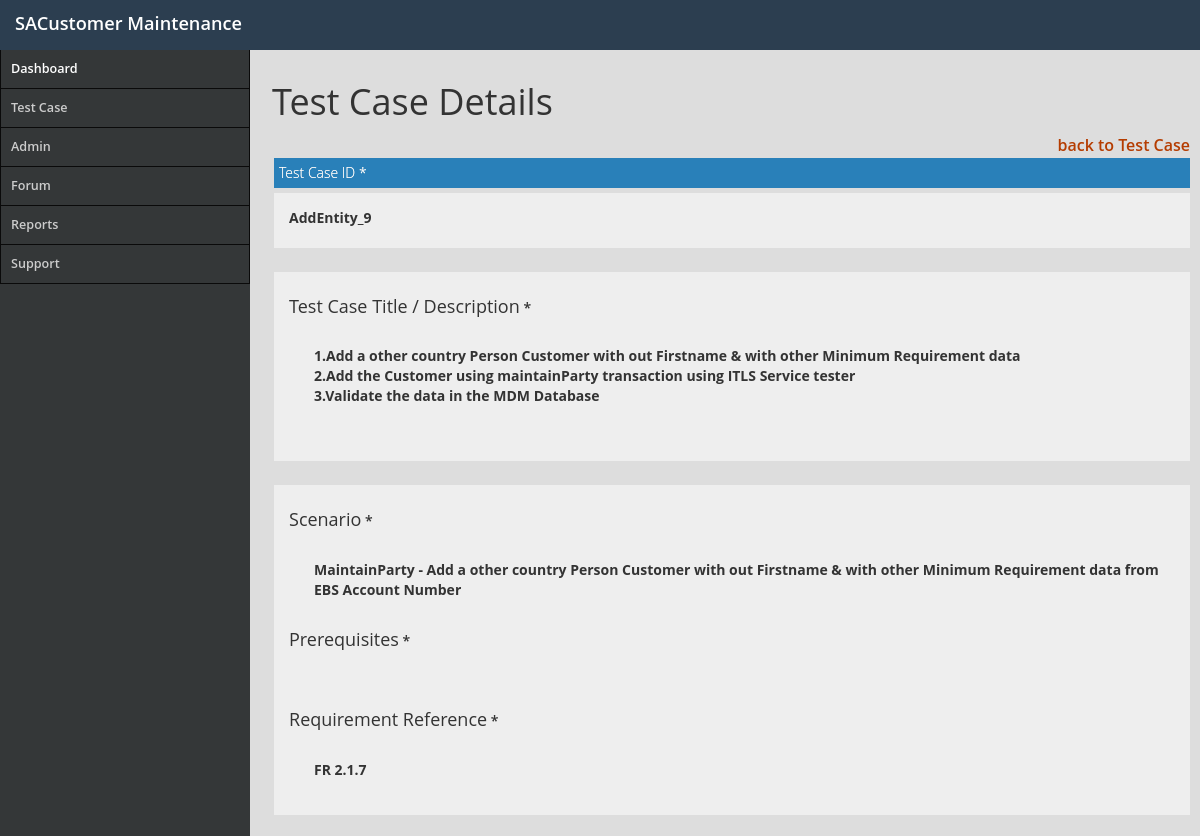
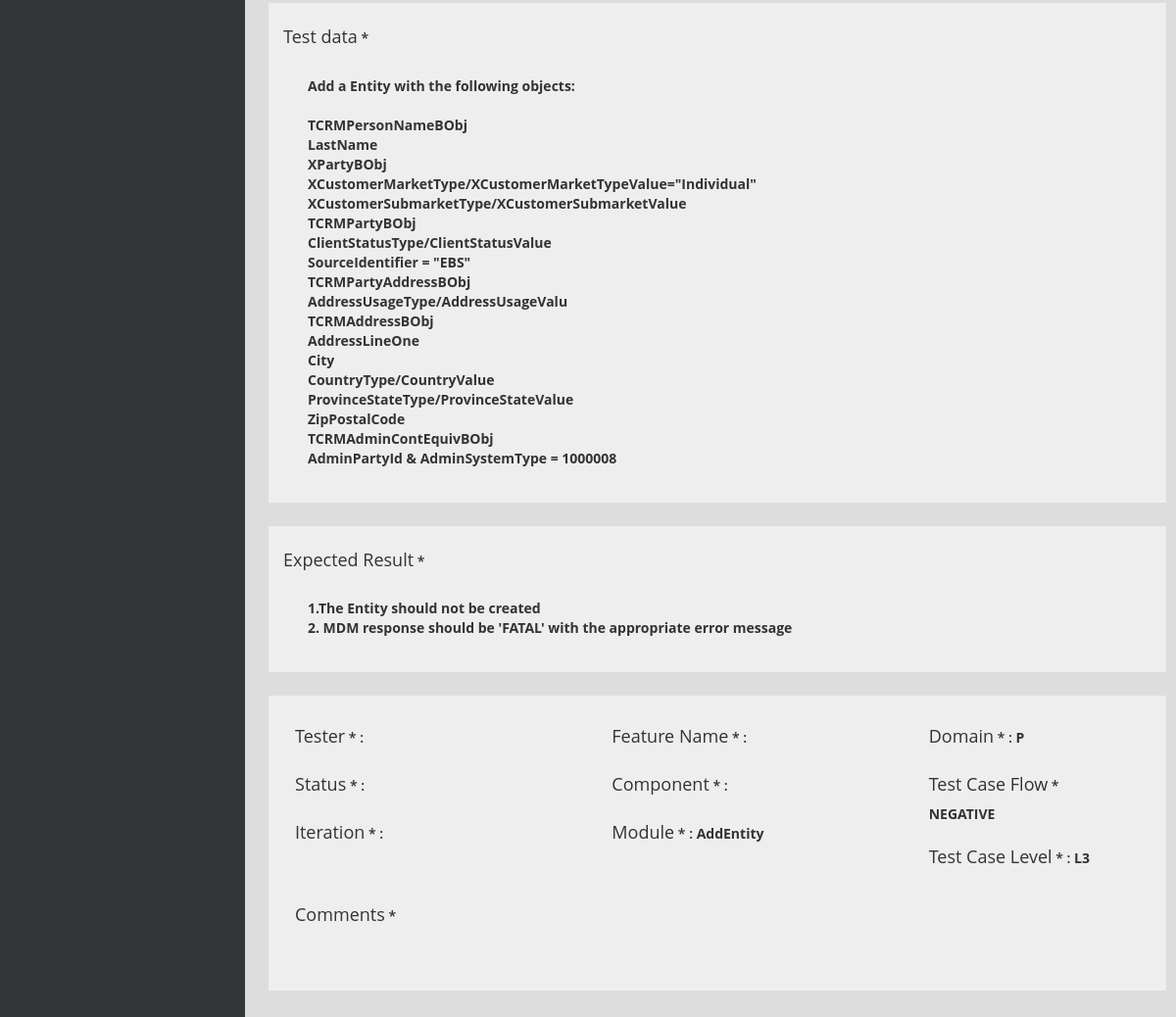
The app's page /view_testcase.php?Test_case_idpk=9 with its own data (2 pictures, top to bottom).
### tables this page shows
CREATE TABLE IF NOT EXISTS `testcases` (
  `Test_case_idpk` int(11) NOT NULL,
  `Component` varchar(255) NOT NULL,
  `Iteration` varchar(255) NOT NULL,
  `Feature_Name` text NOT NULL,
  `Module` varchar(120) DEFAULT NULL,
  `TC_Prerequisites` varchar(500) DEFAULT NULL,
  `Test_Case_ID` varchar(250) DEFAULT NULL,
  `Scenario` varchar(2550) DEFAULT NULL,
  `Domain` varchar(255) DEFAULT NULL,
  `Test_Case_Description` varchar(4000) DEFAULT NULL,
  `Test_data` varchar(4000) DEFAULT NULL,
  `Expected_result` varchar(4000) DEFAULT NULL,
  `Tester` varchar(255) DEFAULT NULL,
  `Status` varchar(12) DEFAULT NULL,
  `Comments` varchar(4000) DEFAULT NULL,
  `Req_Ref` varchar(1200) DEFAULT NULL,
  `Test_Case_Flow` varchar(100) DEFAULT NULL,
  `Level` varchar(50) DEFAULT NULL
);

### view_testcase.php (the view, shortened to what this page needs)
<?php
if(isset($_GET['Test_case_idpk']))
{
 $sql_query="SELECT * FROM testcases WHERE Test_case_idpk=".$_GET['Test_case_idpk'];
 $result_set=mysql_query($sql_query);
 $fetched_row=mysql_fetch_array($result_set);
}
  ?>
<!DOCTYPE html PUBLIC "-//W3C//DTD XHTML 1.0 Transitional//EN" "http://www.w3.org/TR/xhtml1/DTD/xhtml1-transitional.dtd">
<html xmlns="http://www.w3.org/1999/xhtml">
<head>
  <link rel="stylesheet" href="css/bootstrap.css">
  <link rel="stylesheet" type="text/css" href="css/Body.css">
  <link rel="stylesheet" type="text/css" href="css/jquery.dataTables.css">
  <link rel="stylesheet" type="text/css" href="css/style.css"></link>
</head>
<body class="dt-example">
 <div class="content">
   <div class="row">
    <div class="col-sm-13 col-sm-offset-0">
     <h1>Test Case Details</h1>
     <div class="col-sm-11.5">
     <a class="dashlink" href="home_testcase.php">back to Test Case</a>
     </div>
     <form method="post">
      <div class="col-sm-11.5" id="box">
       <div class="box-top">Test Case ID <span class="asteriskField">
        *
      </span></div>
      <div class="box-panel">
        <label>  <?php echo nl2br($fetched_row['Test_Case_ID']); ?> </label>
      </div>
    </div>
    <div class="col-sm-11.5" id="box">
      <div class="box-panel">
       <label for="Scenario" class="h4">Test Case Title / Description </label>
       <span class="asteriskField">
        *
      </span>
      <div class="box-panel">
       <label>  <?php echo nl2br($fetched_row['Test_Case_Description']); ?></label>
     </div>
   </div>
 </div>
 <div class="col-sm-8.8" id="box">
   <div class="box-panel">
     <label for="Scenario" class="h4">Scenario</label>
     <span class="asteriskField">
      *
    </span>
    <div class="box-panel">
     <label>  <?php echo nl2br($fetched_row['Scenario']); ?> </label>
   </div>
   <label for="TC_Prerequisites" class="h4">Prerequisites</label>
   <span class="asteriskField">
    *
  </span>
  <div class="box-panel">
 </div>
 <label for="Req_Ref" class="h4">Requirement Reference</label>
 <span class="asteriskField">
  *
</span>
<div class="box-panel">
 <label>  <?php echo nl2br($fetched_row['Req_Ref']); ?></label>
</div>
</div>
</div>
<div class="col-sm-5.11" id="box">
 <div class="box-panel">
   <label for="Test_data" class="h4">Test data</label>
   <span class="asteriskField">
    *
  </span>
  <div class="box-panel">
   <label>  <?php echo nl2br($fetched_row['Test_data']); ?></label>
 </div>
</div>
</div>
<div class="col-sm-6.11" id="box">
 <div class="box-panel">
   <label for="Expected_result" class="h4">Expected Result</label>
   <span class="asteriskField">
    *
  </span>
  <div class="box-panel">
   <label>  <?php echo nl2br($fetched_row['Expected_result']); ?></label>
 </div>
</div>
</div>
  <div class="col-sm-4" id="box">
   <div class="box-panel">
    <div >
     <label for="Tester" class="h4">Tester</label>
     <span class="asteriskField">
      *
    </span> :
  </div>
  <div >
   <label for="Status" class="h4">Status</label>
   <span class="asteriskField">
    *
  </span> :
</div>
<div >
 <label for="Iteration" class="h4">Iteration</label>
 <span class="asteriskField">
  *
</span> :
</div>
</div>
</div>
<div class="col-sm-4" id="box">
 <div class="box-panel">
   <div >
     <label for="Feature_Name" class="h4">Feature Name</label>
     <span class="asteriskField">
      *
    </span> :
  </div>
  <div >
   <label for="Component" class="h4">Component</label>
   <span class="asteriskField">
    *
  </span> :
</div>
<div >
 <label for="Module" class="h4">Module</label>
 <span class="asteriskField">
  *
</span> :
<label>  <?php echo nl2br($fetched_row['Module']); ?></label>
</div>
</div>
</div>
<div class="col-sm-3" id="box">
  <div class="box-panel">
   <div >
     <label for="Domain" class="h4">Domain</label>
     <span class="asteriskField">
      *
    </span> :
    <label>  <?php echo nl2br($fetched_row['Domain']); ?></label>
  </div>
  <div >
   <label for="Test_Case_Flow" class="h4">Test Case Flow</label>
   <span class="asteriskField">
    *
  </span>
  <label>  <?php echo nl2br($fetched_row['Test_Case_Flow']); ?></label>
</div>
<div >
 <label for="Level" class="h4">Test Case Level</label>
 <span class="asteriskField">
  *
</span> :
<label>  <?php echo nl2br($fetched_row['Level']); ?></label>
</div>
</div>
</div>
<div class="col-sm-11.5 " id="box" >
  <div class="box-panel">
   <div >
    <label for="Comments" class="h4">Comments</label>
    <span class="asteriskField">
      *
    </span>
      <div class="box-panel">
  </div>
  </div>
</div>
<div>
<br/>
</form>
</div>
</div>
</div>
</body>
<link rel="stylesheet" href="css/bootstrap-datepicker3.css"/>
</html>

### css/style.css (style rules this page uses)
* { margin: 0; padding: 0; box-sizing: border-box; }
.row { margin-right: +1px; }
.row div { padding: 2; margin-left: +10px; margin-top: +5px; }
body { font-family: 'Open Sans'; background-color: #343738; }
.dashlink { padding-left: 20px; float: right; color: #B53C00; }
a { text-decoration: none; font-size:initial; padding-left: 5px; }
div#header { position: fixed; width: 100%; height: 50px; background-color: #2c3e50; margin: 0 auto; }
.logo { float: left; margin-top: 10px; margin-left: 10px; }
.logo a { font-size: 1.3em; color: #fff; }
div#container { padding-top: 50px; width: 100%; height: auto; margin: 0 auto; background-color: #343738; }
.sidebar { width: 250px; display: block; background-color: #343738; float: left; }
ul#nav li { list-style: none; }
ul#nav li a { color: #ccc; display: block; padding: 12px; }
ul#nav li a { color: #ccc; display: block; padding: 10px; font-size: 0.9em; border-bottom: 1px solid #0A0A0A; border-left: 1px solid #0A0A0A; border-right: 1px solid #0A0A0A; border-top: 0px solid #0A0A0A; -webkit-transition: 0.2s; -moz-transition: 0.2s; -o-transition:0.2s; transistion:0.2s; }
ul#nav li a.selected { color: #fff; }
.content { width: auto; height: auto; margin-left: 250px; background-color: #dddddd; padding: 5px; }
.content H1 { background-color: #dddddd; padding-left: 20px; }
div#box { margin-top: 15px; }
div#box .box-top { color: #fff; background-color: #2980b9; text-shadow: 0px 0px 0px #ddd; padding: 5px; font-weight: 300; }
div#box .box-panel { padding: 15px; background-color: #eee; border-bottom: 1px; color: #333; }
@media only screen and (min-width: 320px) { div#container { padding-top: 50px; width: 100%; height: auto; margin: 0 auto; background-color: #343738; } }

### css/Body.css (style rules this page uses)
body { font-family: "Helvetica Neue",Helvetica,Arial,sans-serif; font-size: 14px; line-height: 1.42857143; color: #333; background-color: #dddddd; font-weight: 600; }

### records on screen
testcases: Test_Case_ID "AddEntity_9", Test_Case_Description "1.Add a other country Person Customer with out Firstname & with other Minimum Requirement data 2.Add the Customer using maintainParty transaction using ITLS Service tester 3.Validate the data in the MDM Database", Scenario "MaintainParty - Add a other country Person Customer with out Firstname & with other Minimum Requirement data from EBS Account Number", Req_Ref "FR 2.1.7", Test_data "Add a Entity with the following objects: TCRMPersonNameBObj LastName XPartyBObj XCustomerMarketType/XCustomerMarketTypeValue=\"Individual\" XCustomerSubmarketType/XCustomerSubmarketValue TCRMPartyBObj ClientStatusType/ClientStatusValue SourceIdentifier = \"EBS\" TCRMPartyAddressBObj AddressUsageType/AddressUsageValu TCRMAddressBObj AddressLineOne City CountryType/CountryValue ProvinceStateType/ProvinceStateValue ZipPostalCode TCRMAdminContEquivBObj AdminPartyId & AdminSystemType = 1000008", Expected_result "1.The Entity should not be created 2. MDM response should be 'FATAL' with the appropriate error message", Module "AddEntity", Domain "P", Test_Case_Flow "NEGATIVE", Level "L3"
